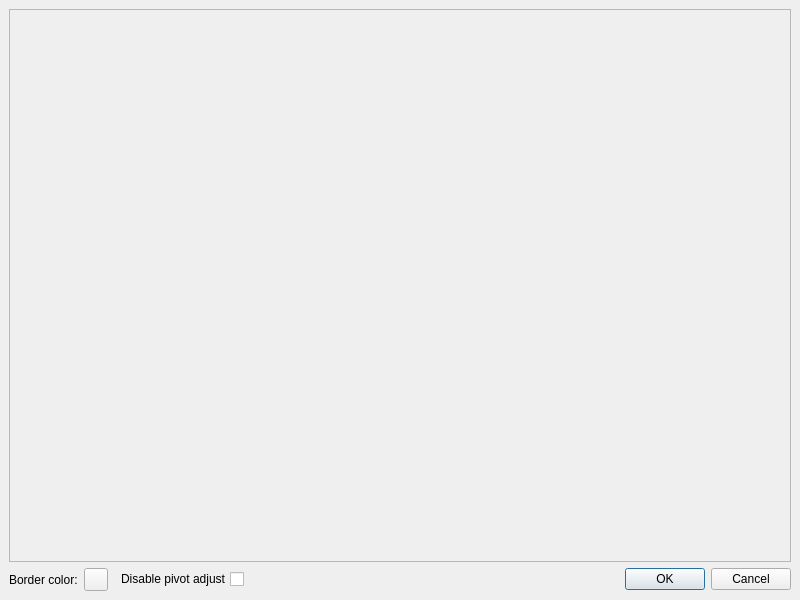
<?xml version="1.0" encoding="UTF-8"?>
<ui version="4.0">
 <class>AnimSheetSelector</class>
 <widget class="QWidget" name="AnimSheetSelector">
  <property name="geometry">
   <rect>
    <x>0</x>
    <y>0</y>
    <width>800</width>
    <height>600</height>
   </rect>
  </property>
  <property name="windowTitle">
   <string>Form</string>
  </property>
  <layout class="QGridLayout" name="gridLayout">
   <property name="leftMargin">
    <number>9</number>
   </property>
   <property name="topMargin">
    <number>9</number>
   </property>
   <property name="rightMargin">
    <number>9</number>
   </property>
   <property name="bottomMargin">
    <number>9</number>
   </property>
   <property name="spacing">
    <number>6</number>
   </property>
   <item row="1" column="0">
    <layout class="QGridLayout" name="gridLayout_2">
     <item row="3" column="1">
      <widget class="QToolButton" name="colorButton">
       <property name="mouseTracking">
        <bool>false</bool>
       </property>
       <property name="contextMenuPolicy">
        <enum>Qt::NoContextMenu</enum>
       </property>
       <property name="statusTip">
        <string>Click to change border color</string>
       </property>
       <property name="text">
        <string notr="true"/>
       </property>
      </widget>
     </item>
     <item row="1" column="0" colspan="4">
      <widget class="QFrame" name="viewerFrame">
       <property name="frameShape">
        <enum>QFrame::StyledPanel</enum>
       </property>
       <property name="frameShadow">
        <enum>QFrame::Raised</enum>
       </property>
       <layout class="QVBoxLayout" name="verticalLayout_4"/>
      </widget>
     </item>
     <item row="3" column="0">
      <widget class="QLabel" name="borderLabel">
       <property name="text">
        <string>Border color:</string>
       </property>
      </widget>
     </item>
     <item row="3" column="3">
      <widget class="QDialogButtonBox" name="buttons">
       <property name="standardButtons">
        <set>QDialogButtonBox::Cancel|QDialogButtonBox::Ok</set>
       </property>
      </widget>
     </item>
     <item row="3" column="2">
      <widget class="QCheckBox" name="pivotToggle">
       <property name="layoutDirection">
        <enum>Qt::RightToLeft</enum>
       </property>
       <property name="text">
        <string>Disable pivot adjust</string>
       </property>
      </widget>
     </item>
    </layout>
   </item>
  </layout>
 </widget>
 <resources/>
 <connections/>
</ui>
